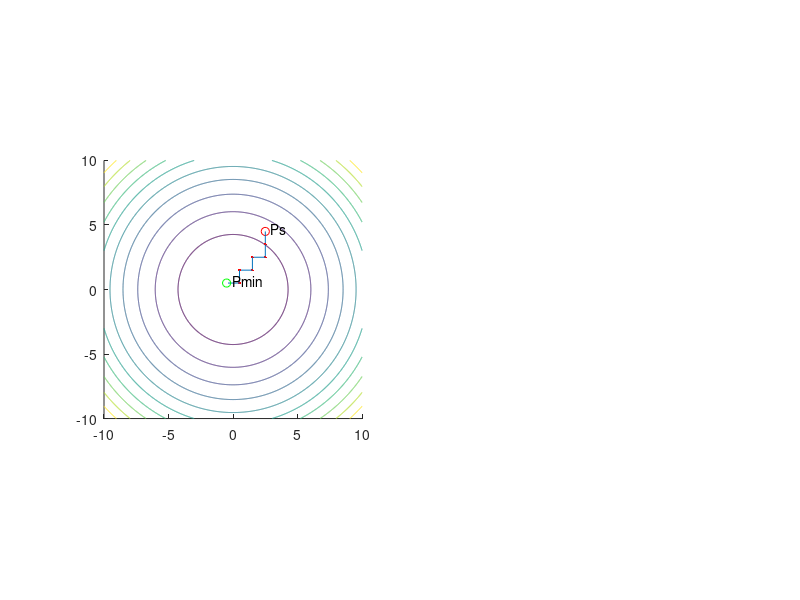

Here is the MATLAB script that generated this plot: (Note: this script raises an error after producing the figure.)
clc
clear all
close all

a = 1;
tol = 0.01;
x1a = -10;
x1b = 10;
x2a = -10;
x2b = 10;
[x1,x2]=meshgrid([x1a:0.01:x1b],[x2a:0.01:x2b]);
% f = @(x1, x2)x1.^2+2.*x1.*x2+3*x2.^2;
% f = @(x1, x2)x1.^2+2*x1+x2.^2;
f = @(x1, x2)x1.^2+x2.^2;
e1 = [1, 0];
e2 = [0, 1];
e3 = [-1, 0];
e4 = [0, -1];
subplot(1, 2, 1)
hold on
contour(x1, x2, f(x1,x2));
axis square
% ps = [x1a+rand()*abs(x1a-x1b), x1a+rand()*abs(x1a-x1b)];
% ps = [-3, 7];
ps = [2.5, 4.5];
iter = 0;
plot(ps(1,1), ps(1, 2), 'ro')
text(ps(1, 1)+0.2, ps(1, 2)+0.2, ' Ps')
fmin = f(ps(1, 1), ps(1, 2));
tic
while(1)
tmp = fmin;
p1 = ps+a*e1;
p2 = ps+a*e2;
p3 = ps+a*e3;
p4 = ps+a*e4;
fp1 = f(p1(1, 1), p1(1, 2));
fp2 = f(p2(1, 1), p2(1, 2));
fp3 = f(p3(1, 1), p3(1, 2));
fp4 = f(p4(1, 1), p4(1, 2));
fps = f(ps(1, 1), ps(1, 2));
fmin = min([fp1, fp2, fp3, fp4, fps]);
iter = iter + 1;
if(fmin==fp1)
    line([ps(1, 1), p1(1, 1)], [ps(1, 2), p1(1, 2)]);
    plot(p1(1,1), p1(1, 2), 'r.')
    ps = p1;
elseif(fmin==fp2)
    line([ps(1, 1), p2(1, 1)], [ps(1, 2), p2(1, 2)]);
    plot(p2(1,1), p2(1, 2), 'r.')
    ps = p2;
elseif(fmin==fp3) 
    line([ps(1, 1), p3(1, 1)], [ps(1, 2), p3(1, 2)]);
    plot(p3(1,1), p3(1, 2), 'r.')
    ps = p3;
elseif(fmin==fp4)
    line([ps(1, 1), p4(1, 1)], [ps(1, 2), p4(1, 2)]);
    plot(p4(1,1), p4(1, 2), 'r.')
    ps = p4;
else 
    a = a/2;
end
if(iter>1500 || (tmp-fmin)<tol)
    break;
end
end
toc
 plot(ps(1,1), ps(1, 2), 'w.')
iter
pmin = ps
fmin = f(ps(1, 1), ps(1, 2))
plot(pmin(1, 1), pmin(1, 2), 'go')
text(pmin(1, 1)+0.2, pmin(1, 2)+0.2, ' Pmin')
hold off
title("Wartość funkcji w Pmin("+pmin(1, 1)+", "+pmin(1, 2)+") = "+fmin)
[x1,x2]=meshgrid([-10:0.5:10],[-10:0.5:10]);
subplot(1, 2, 2)
surf(x1, x2, f(x1,x2));
% title("f(x1, x2) = x1^2+2*x1*x2+3*x2^2")
% title("f(x1, x2) = x1^2+2*x1+x2^2");
